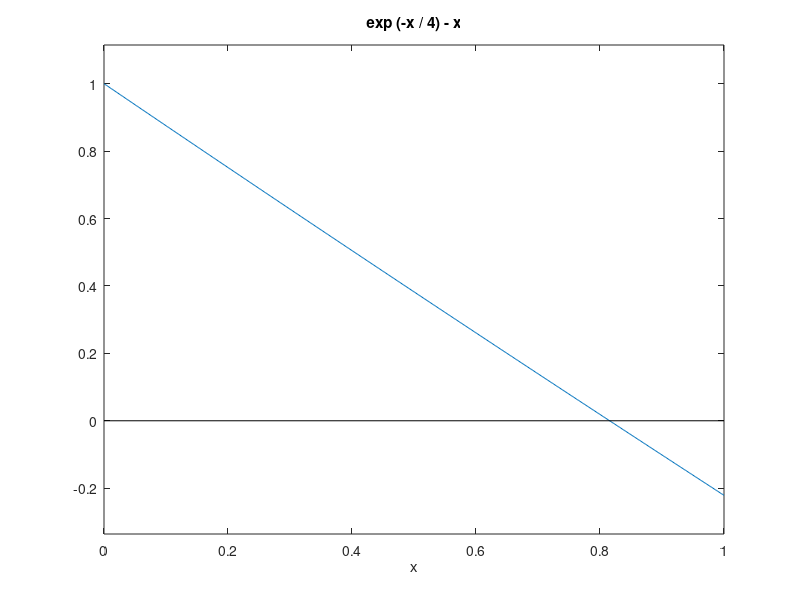

MATLAB code for this plot: (Note: this script raises an error after producing the figure.)
% Definizione della funzione e dell'intervallo
f=@(x) exp(-x./4) - x; a=0; b=1;

%Definizione dell aderivata prima
df = @(x) -exp(-x./4) - 1; 

% Inizializzazione dei parametri di ingresso
tol = 1e-8;
itmax = 50;


%Disegna la funzione f(x) e l'asse x nella stessa figura
figure(1)
ezplot(f, [a b]);hold on; plot([a b], [0 0], 'k-');hold off;

% -----------------%
% PUNTO INIZIALE   %
% -----------------%
x0 = 1;

% Chiamata alla function newton perche' venga eseguita
[xN, iterN, scartiN] = newton(f, df, x0, tol, itmax);

%Stampa a video dei risultati mediante un ciclo for
fprintf('\n [k]: %2.0f \t [xk]: %10.15f \t [dif]: ', 1, xN(1));
for k = 2:iterN+1
fprintf('\n [k]: %2.0f \t [xk]: %10.15f \t [dif]: %10.2e', k, xN(k), scartiN(k-1));
end
fprintf('\n');


% Creazione del profilo di convergenza
figure(2)
semilogy(1:iterN, abs(scartiN), 'm-*')
title('Profilo di convergenza del metodo di Newton di f(x)');
xlabel('iterazioni');
ylabel('scarto');
% legend('Newton');